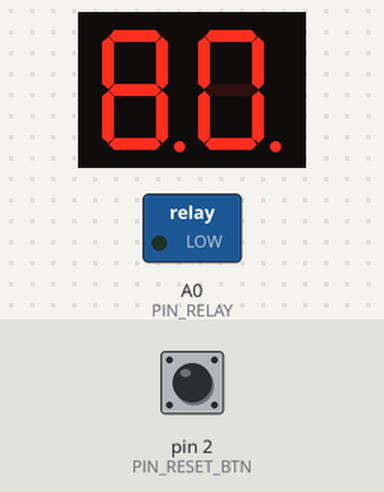
Bench run of a sketch on a simulated Arduino Uno, built for the host (arithmetic inside an expression is 32-bit, double 64-bit). On the bench: 2-digit seven-segment display, switched loads named in the sketch (green lamp = pin HIGH). Wiring (inferred from the names in the program): 2-digit 7-segment display, segments lit when HIGH: segments pin 6, pin 10, pin 8, pin 7, pin 4, pin 9, pin 11, pin 5; digit selects pin 12, pin 13. The test bench sets the inputs (shaded band); at power-on: pin 2 (PIN_RESET_BTN) HIGH. The segment pins are drawn as the display they are named for; pins used as bus, display or sensor lines are not drawn.

Above: at 1.11 s.
1.3 s: pin 2 (PIN_RESET_BTN) pulled LOW for 0.15 s
At 1.41 s:
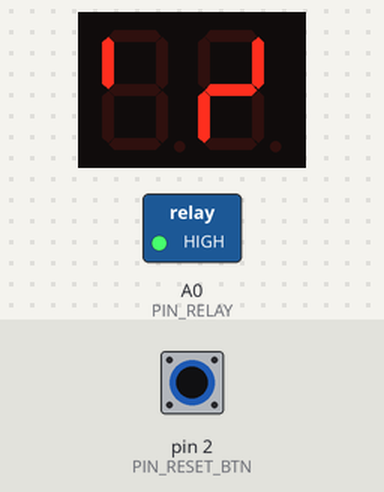
At 1.91 s:
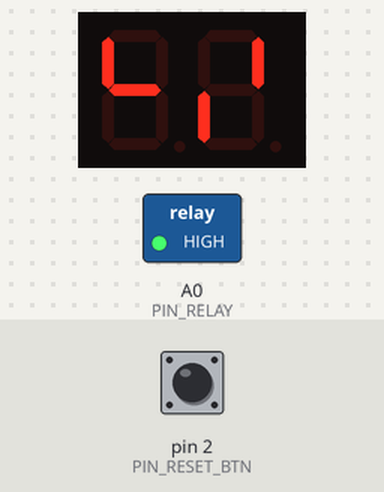
Timing chart, 0 to 4.3 s (numbered marks = the images above; inputs shaded):
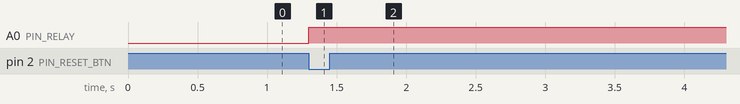

Measured:
- after the input at 1.3 s, A0 (PIN_RELAY): LOW → HIGH at once; the display: changes after 0.06 s (image 1)

The sketch:

iron_timer.ino
```cpp
// avr-libc library includes
#include <avr/io.h>
#include <avr/interrupt.h>

#define PIN_RESET_BTN      2
#define PIN_RELAY          A0
//#define PIN_OFF_BTN        3

#define PIN_ANODE_TENS     12
#define PIN_ANODE_ONES     13

// common standard is alphabetic starting at top and going clockwise
#define PIN_A               5
#define PIN_B               6
#define PIN_C               10
#define PIN_D               8
#define PIN_E               7
#define PIN_F               4
#define PIN_G               9
#define PIN_DP              11

// the number of pins we are using as the upper bound for loops
//// this might help from trying to read or write past an array's size
#define NUM_DIGIT_PINS  8

// what each number in the countdown represents in MS
#define PERIOD_MS       60000

// max time units to reset to
#define MAX_TIME        20

// For common anode two digit seven segment display
// number pins LOW means on and HIGH means off

// array with all the pins in the same order as specified above
const int pinNumbers[NUM_DIGIT_PINS] = {
  PIN_A, PIN_B, PIN_C, PIN_D, PIN_E, PIN_F, PIN_G, PIN_DP
};

// define how to create digits 0 through 9
//// 1 means on and 0 means off (1 will pull pin LOW and 0 HIGH since it is a common anode display)
const int numberDefinitions[][NUM_DIGIT_PINS] = {
  {1,1,1,1,1,1,0,0}, // 0
  {0,1,1,0,0,0,0,0}, // 1
  {1,1,0,1,1,0,1,0}, // 2
  {1,1,1,1,0,0,1,0}, // 3
  {0,1,1,0,0,1,1,0}, // 4
  {1,0,1,1,0,1,1,0}, // 5
  {1,0,1,1,1,1,1,0}, // 6
  {1,1,1,0,0,0,0,0}, // 7
  {1,1,1,1,1,1,1,0}, // 8
  {1,1,1,1,0,1,1,0}, // 9
};

const int digitOffDefinition[NUM_DIGIT_PINS] = {0,0,0,0,0,0,0,0};

unsigned long lastTimeNumberChanged; //we will use this to calculate when a minute has elapsed and then decrease the counter

volatile int timeLeft = 0;
volatile bool tensOn = false;
volatile bool tensDecimalPoint = false; // the heartbeat will be alternating decimal points, false here means the ones decimal point will be illuminated

void setup() {
  cli();             // disable global interrupts
  TCCR1A = 0;        // set entire TCCR1A register to 0
  TCCR1B = 0;

  // enable Timer1 overflow interrupt:
  TIMSK1 = (1 << TOIE1);
  // Set CS10 bit so timer runs at clock speed:
  TCCR1B |= (1 << CS10);
  // enable global interrupts:
  sei();

  Serial.begin(115200);
  // set digit pins to output and set to off (HIGH) by default

  for (int i=0; i < NUM_DIGIT_PINS; i++) {
    int digitPin = pinNumbers[i];
    pinMode(digitPin, OUTPUT);
    digitalWrite(digitPin, HIGH);
  }

  pinMode(PIN_ANODE_TENS, OUTPUT);
  pinMode(PIN_ANODE_ONES, OUTPUT);

  pinMode(PIN_RESET_BTN, INPUT);
  attachInterrupt(digitalPinToInterrupt(PIN_RESET_BTN), reset_time, LOW);

  pinMode(PIN_RELAY, OUTPUT);

//  pinMode(PIN_OFF_BTN, INPUT);
}

ISR(TIMER1_OVF_vect) {
  display_number(timeLeft);
}

void reset_time() {
  timeLeft = MAX_TIME;
}

void end_time() {
  timeLeft = 0;
}

void loop() {
  tensDecimalPoint = !tensDecimalPoint;

//  if (digitalRead(PIN_OFF_BTN) == 1) {
//    timeLeft = 0;
//  }

  if (timeLeft > 0) {
    digitalWrite(PIN_RELAY, HIGH);
    run_timer();
  } else {
    digitalWrite(PIN_RELAY, LOW);
  }

  delay(100);
}

void run_timer() {
  unsigned long now = millis();
  if (now - lastTimeNumberChanged >= PERIOD_MS || now - lastTimeNumberChanged < 0) {
    lastTimeNumberChanged = now;
    timeLeft = timeLeft - 1;
  }
}

void display_number(int number) {
  tensOn = !tensOn;

  if (tensOn) {
    digitalWrite(PIN_ANODE_ONES, LOW);

    if (number > 9) {
      int tens = number / 10;
      set_digit_pins(numberDefinitions[tens], tensDecimalPoint);
    } else {
      set_digit_pins(digitOffDefinition, tensDecimalPoint);
    }

    digitalWrite(PIN_ANODE_TENS, HIGH);
  } else {
    digitalWrite(PIN_ANODE_TENS, LOW);

    if (number > 0) {
      int ones = number % 10;
      set_digit_pins(numberDefinitions[ones], !tensDecimalPoint);
    } else {
      set_digit_pins(digitOffDefinition, !tensDecimalPoint);
    }

    digitalWrite(PIN_ANODE_ONES, HIGH);
  }
}

void set_digit_pins(int data[NUM_DIGIT_PINS], bool decimalPointOn) {
  for (int i=0; i < NUM_DIGIT_PINS; i++) {
    int digitPin = pinNumbers[i];
    int value = data[i];

    if (decimalPointOn && i == NUM_DIGIT_PINS - 1) {
      value = 1;
    }

    if (value == 1) {
      digitalWrite(digitPin, LOW);
    } else {
      digitalWrite(digitPin, HIGH);
    }
  }
}

void display_debug() {
  digitalWrite(PIN_ANODE_TENS, HIGH);
  digitalWrite(PIN_ANODE_ONES, HIGH);

  Serial.println("PIN_A");
  digitalWrite(PIN_A, LOW);
  delay(2500);
  digitalWrite(PIN_A, HIGH);

  Serial.println("PIN_B");
  digitalWrite(PIN_B, LOW);
  delay(2500);
  digitalWrite(PIN_B, HIGH);

  Serial.println("PIN_C");
  digitalWrite(PIN_C, LOW);
  delay(2500);
  digitalWrite(PIN_C, HIGH);

  Serial.println("PIN_D");
  digitalWrite(PIN_D, LOW);
  delay(2500);
  digitalWrite(PIN_D, HIGH);

  Serial.println("PIN_E");
  digitalWrite(PIN_E, LOW);
  delay(2500);
  digitalWrite(PIN_E, HIGH);

  Serial.println("PIN_F");
  digitalWrite(PIN_F, LOW);
  delay(2500);
  digitalWrite(PIN_F, HIGH);

  Serial.println("PIN_G");
  digitalWrite(PIN_G, LOW);
  delay(2500);
  digitalWrite(PIN_G, HIGH);

  Serial.println("PIN_DP");
  digitalWrite(PIN_DP, LOW);
  delay(2500);
  digitalWrite(PIN_DP, HIGH);
}
```
